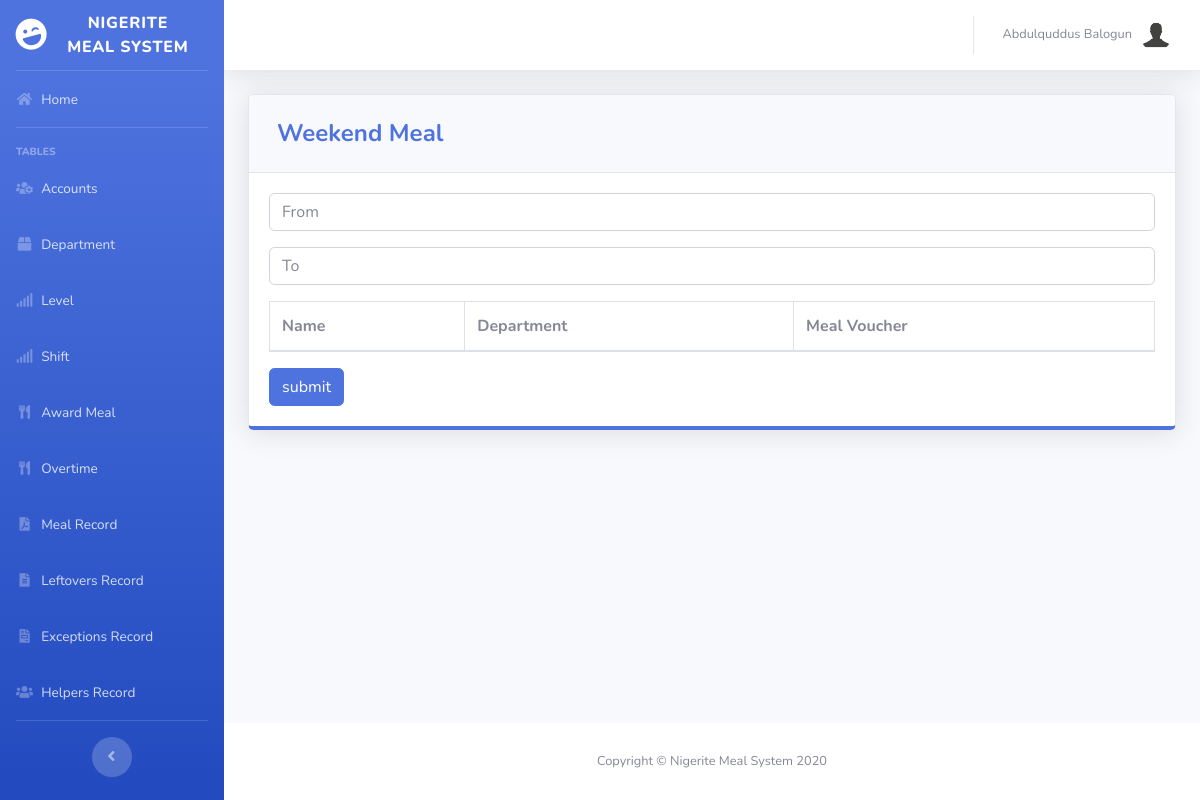
Page /pages/overtime.php (signed in) on the earlier database version.
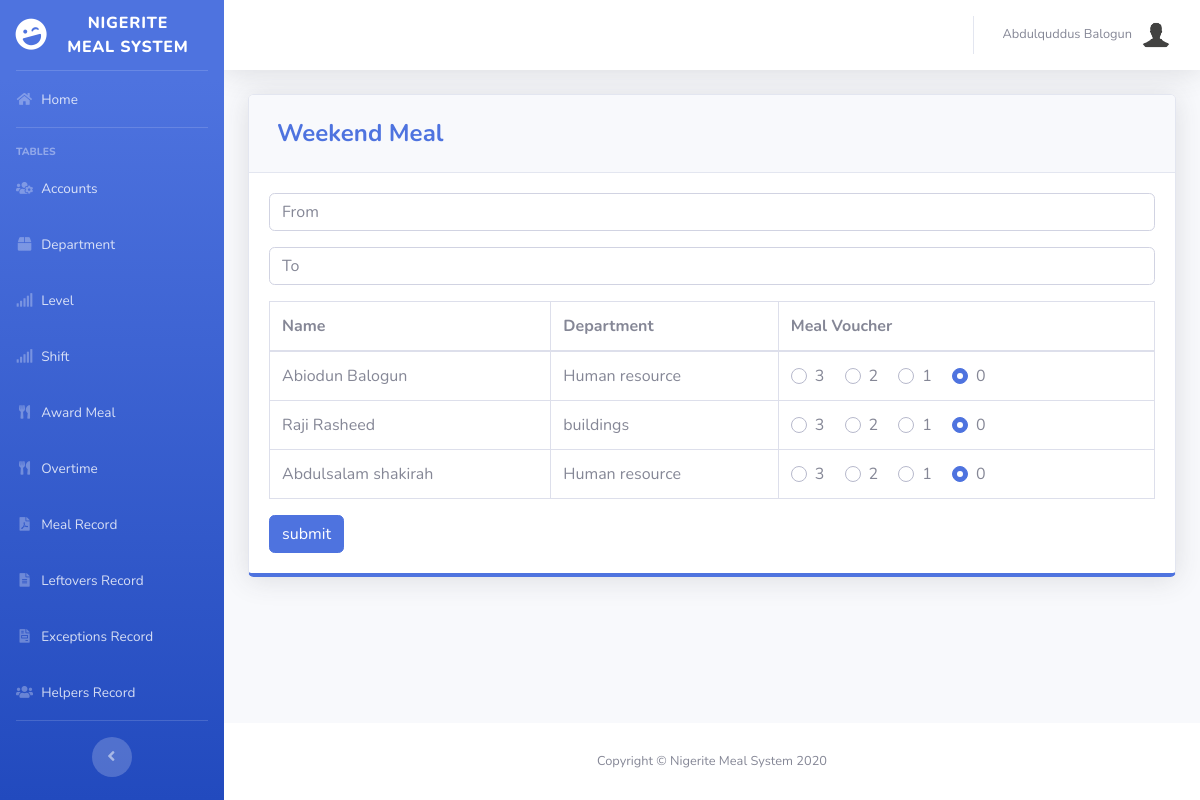
Same page on the later database version.
### tables this page shows
CREATE TABLE `users` (
  `ID` int(11) NOT NULL,
  `FULLNAME` varchar(100) NOT NULL,
  `GENDER` enum('Male','Female','','') NOT NULL,
  `DEPARTMENT_ID` int(11) NOT NULL,
  `LEVEL_ID` int(11) NOT NULL,
  `SHIFT_ID` int(11) NOT NULL,
  `USERNAME` varchar(50) DEFAULT NULL,
  `PASSWORD` varchar(50) DEFAULT NULL,
  `TYPE_ID` int(11) DEFAULT NULL,
  `IMAGE_DATA` mediumblob
);

CREATE TABLE `department` (
  `DEPARTMENT_ID` int(11) NOT NULL,
  `DEPARTMENT` varchar(100) NOT NULL
);

### pages/overtime.php (the view, shortened to what this page needs)
<?php
include'../includes/connection.php';
include'../includes/sidebar.php';
 ?>
<div class="card shadow mb-4 col-xs-12 col-md-15 border-bottom-primary">
<div class="card-header py-3">
  <h4 class="m-2 font-weight-bold text-primary">Weekend Meal&nbsp;<i class="fas fa-fw fa-cutlery"></i></h4>
</div>
<div class="card-body">
  <form method="post" action="meal_transac.php?action=add_overtime">
    <div class="form-group">
      <input placeholder="From" type="text" onfocus="(this.type='date')" onblur="(this.type='text')" id="From" name="from" class="form-control" required />
    </div>
    <div class="form-group">
      <input placeholder="To" type="text" onfocus="(this.type='date')" onblur="(this.type='text')" id="To" name="to" class="form-control" required />
    </div>
  <div class="table-responsive">
    <table class="table table-bordered" id="dataTable" width="100%" cellspacing="0">
       <thead>
           <tr>
             <th>Name</th>
             <th>Department</th>
             <th>Meal Voucher</th>
           </tr>
       </thead>
        <tbody>
        <?php
        $query = "SELECT ID, USERNAME, FULLNAME, DEPARTMENT, MEAL FROM users u
                  JOIN department d ON d.DEPARTMENT_ID=u.DEPARTMENT_ID
                  JOIN type t ON t.TYPE_ID=u.TYPE_ID
                  JOIN shift s ON s.SHIFT_ID=u.SHIFT_ID
                  WHERE u.TYPE_ID=2 AND s.SHIFT='DAY'";
        $result = mysqli_query($db, $query) or die (mysqli_error($db));
        $staffs= mysqli_fetch_all($result,MYSQLI_ASSOC);
                foreach($staffs as $staff): ?>
                      <?php
                        $name=$staff['FULLNAME'];
                        $dpt=$staff['DEPARTMENT'];
                        $uid=$staff['ID'];
                      ?>
                      <tr>
                        <td><?php echo $name; ?></td>
                        <td><?php echo $dpt; ?></td>
                        <td>
                          <div class="custom-control custom-radio custom-control-inline">
                            <label class="custom-control-label" for="<?php echo 'i'.$uid.'3' ?>">3</label>
                          </div>
                          <div class="custom-control custom-radio custom-control-inline">
                            <label class="custom-control-label" for="<?php echo 'i'.$uid.'2' ?>">2</label>
                          </div>
                          <div class="custom-control custom-radio custom-control-inline">
                            <label class="custom-control-label" for="<?php echo 'i'.$uid.'1' ?>">1</label>
                          </div>
                          <div class="custom-control custom-radio custom-control-inline">
                            <label class="custom-control-label" for="<?php echo 'i'.$uid.'0' ?>">0</label>
                          </div>
                        </td>
                      </tr>
        <?php endforeach; ?>
          </tbody>
        </table>
      </div>
      <input type="submit" name="giveMeal" value="submit" class="btn btn-primary">
      </form>
    </div>
  </div>
<?php
include'../includes/footer.php';
?>

Differences in the rows shown:
now on this page (row edited): users: FULLNAME "Abiodun Balogun", DEPARTMENT_ID.DEPARTMENT "Human resource"
now on this page (row edited): users: FULLNAME "Raji Rasheed", DEPARTMENT_ID.DEPARTMENT "buildings"
added users: FULLNAME "Abdulsalam shakirah", DEPARTMENT_ID.DEPARTMENT "Human resource"
